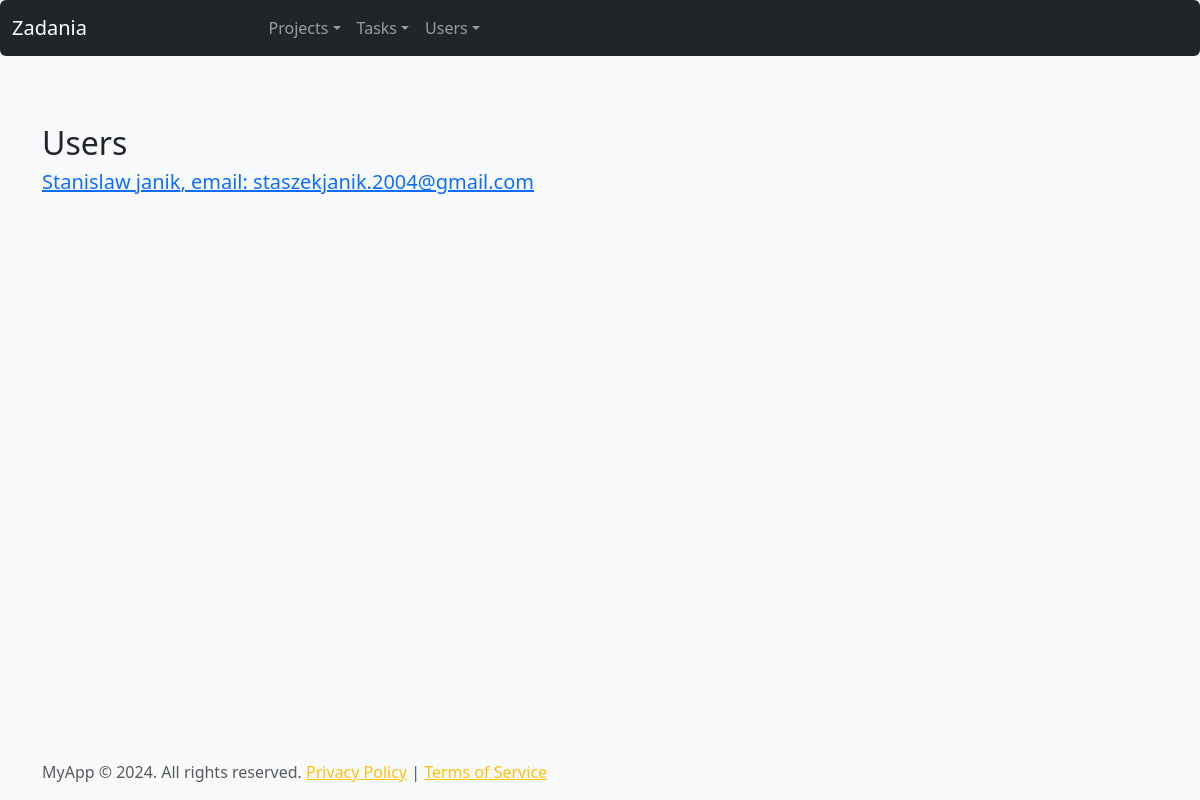
/users/, run on the app's committed database.
### www/models.py (models this page shows)
class User(models.Model):
    name = models.CharField(max_length=100)
    last_name = models.CharField(max_length=100)
    email = models.EmailField(max_length=150)
    tasks = models.ManyToManyField(Task)
    def __str__(self):
        return self.last_name + " " + self.name

### www/views.py (the view)
# urls.py: path('users/', views.Users_list, name='Users-list'),
def Users_list(request):
    users = User.objects.all()
    print(users)
    return render(request, 'www/Users.html', {
        'Users': users
        })

### www/templates/www/Users.html (shortened to what this page needs)
{% extends "www/base.html" %}
{% block content %}
    <h2>Users</h2>
    {% for User in Users %}
    <h5><a href="{% url 'detail-user' pk=User.pk %}">{{User.name}} {{User.last_name}}, email: {{ User.email }}</a></h5>
    {% endfor %}
{% endblock %}

### www/templates/www/base.html (style rules this page uses)
body { background-color: #f8f9fa; }

### data on the page
User: name "Stanislaw", last_name "janik", email "staszekjanik.2004@gmail.com"
